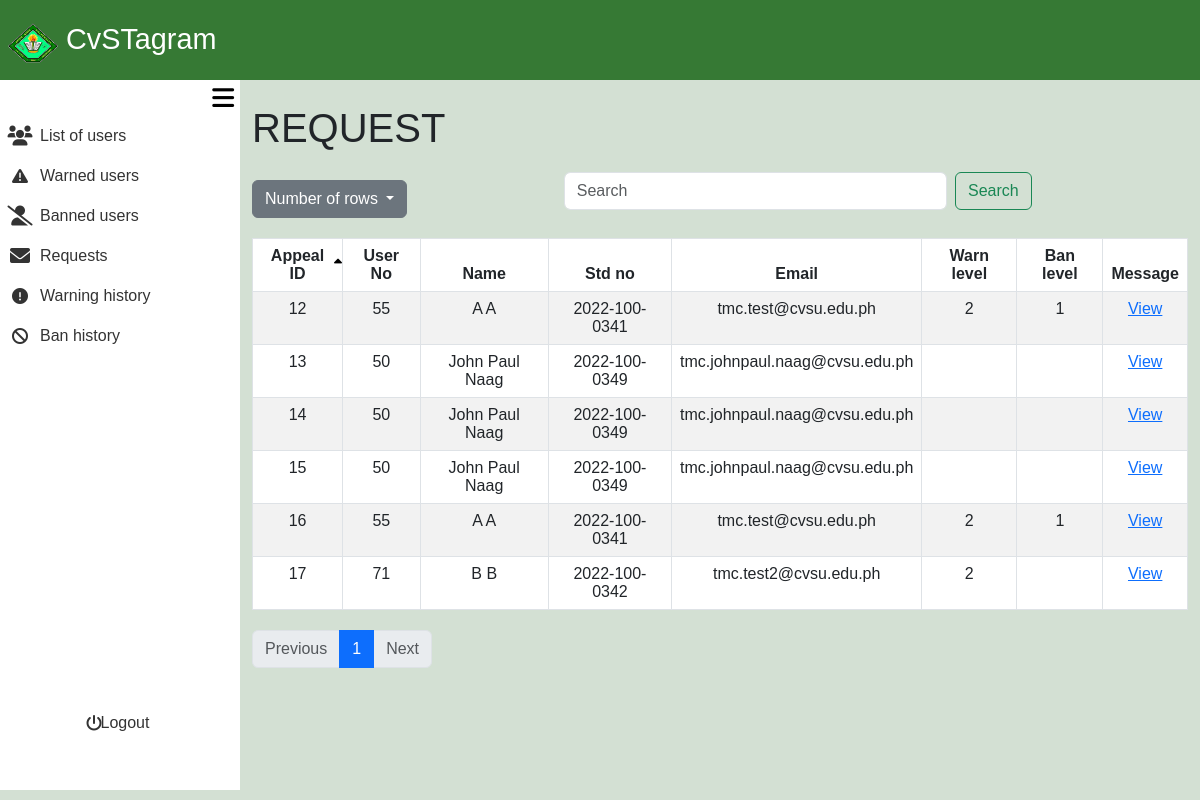
The app's page /admin_area/request.php with its own data.
### tables this page shows
CREATE TABLE `appeal` (
  `appeal_id` int(11) NOT NULL,
  `user_no` int(11) NOT NULL,
  `fname` varchar(255) NOT NULL,
  `lname` varchar(255) NOT NULL,
  `email` varchar(255) NOT NULL,
  `student_no` varchar(13) NOT NULL,
  `appeal_no` int(11) NOT NULL,
  `appeal_message` text DEFAULT NULL,
  `user_ban_no` int(11) DEFAULT NULL,
  `user_warning_no` int(11) DEFAULT NULL,
  `timeStamp` timestamp NOT NULL DEFAULT current_timestamp()
);

### admin_area/request.php (the view, shortened to what this page needs)
<?php
require_once '../include/connect.php';
require_once '../include/bootsrap.php';
?>
<!DOCTYPE html>
<html lang="en">
<head>
    <link rel="stylesheet" href="admin_dashbaord.css?v=<?php echo time(); ?>">
</head>
<body>
<div class="container-fluid screen">
    <div class="container-fluid nav">
        <nav class="navbar">
            <div class="container-fluid navtexticon">
                <a class="navbar-brand px-2" href="#">
                <img src="../images/Cavite_State_University_(CvSU).png" alt="Logo" width="50" height="40" class="d-inline-block align-text-top">
                CvSTagram
                </a>
            </div>
        </nav>
    </div>
    <div class="container-fluid contbody">
    <div class="container-fluid sidenav">
    <div class="container-fluid menubutton">
        <button onclick="toggleSidenav()">
            <i class="fa-solid fa-bars"></i>
        </button>
    </div>
    <div class="container-fluid featurescont">
    <div class="container-fluid buttonlinkside">
                <div class="row">
                        <div class="col">
                            <ul>
                                <li>
                                    <a href="list_of_users.php">
                                        <div class="container-fluid listofusers">
                                            <div class="container-fluid listusericon">
                                                 <i class="fa-solid fa-users fa-lg"></i>
                                            </div>
                                            <div class="container-fluid listofusersname">
                                                List of users
                                            </div>
                                        </div>
                                    </a>
                                </li>
                            </ul>
                        </div>
                    </div>
                    <div class="row">
                        <div class="col">
                            <ul>
                                <li>
                                    <a href="active_warn.php">
                                        <div class="container-fluid listofusers">
                                            <div class="container-fluid listusericon">
                                            <i class="fa-solid fa-triangle-exclamation"></i>
                                            </div>
                                            <div class="container-fluid listofusersname">
                                                Warned users
                                            </div>
                                        </div>
                                    </a>
                                </li>
                            </ul>
                        </div>
                    </div>
                    <div class="row">
                        <div class="col">
                            <ul>
                                <li>
                                    <a href="active_ban.php">
                                        <div class="container-fluid Bannedaccounts">
                                            <div class="container-fluid Bannedaccountsicon">
                                            <i class="fa-solid fa-user-slash fa-lg"></i>
                                            </div>
                                            <div class="container-fluid Bannedaccountsname">
                                                Banned users
                                            </div>
                                        </div>
                                    </a>
                                </li>
                            </ul>
                        </div>
                    </div>
                        <div class="row">
                            <div class="col">
                                <ul>
                                    <li>
                                        <a href="request.php">
                                            <div class="container-fluid Deletedaccounts">
                                                <div class="container-fluid Deletedaccountsicon">
                                                <i class="fa-solid fa-envelope fa-lg"></i>
                                                </div>
                                                <div class="container-fluid Deletedaccountsname">
                                                        Requests
                                                </div>
                                            </div>
                                        </a>
                                    </li>
                                </ul>
                            </div>
                        </div>
                        <div class="row">
                        <div class="col">
                            <ul>
                                <li>
                                    <a href="warned_user.php">
                                        <div class="container-fluid listofusers">
                                            <div class="container-fluid listusericon">
                                            <i class="fa-solid fa-circle-exclamation"></i>
                                            </div>
                                            <div class="container-fluid listofusersname">
                                                Warning history
                                            </div>
                                        </div>
                                    </a>
                                </li>
                            </ul>
                        </div>
                    </div>
                    <div class="row">
                        <div class="col">
                            <ul>
                                <li>
                                    <a href="banned_user.php">
                                        <div class="container-fluid Bannedaccounts">
                                            <div class="container-fluid Bannedaccountsicon">
                                                <i class="fa-solid fa-ban"></i>
                                            </div>
                                            <div class="container-fluid Bannedaccountsname">
                                                Ban history
                                            </div>
                                        </div>
                                    </a>
                                </li>
                            </ul>
                        </div>
                    </div>
                    </div>
        <div class="container-fluid logoutcont">
            <div class="row">
                <div class="col">
                    <ul>
                        <li>
                            <a href="admin_logout.php">
                                <div class="container-fluid Deletedaccounts" style="border-radius: 10px;">
                                    <div class="container-fluid Deletedaccountsicon">
                                        <i class="fa-solid fa-power-off"></i>
                                    </div>
                                    <div class="container-fluid Deletedaccountsname">
                                        Logout
                                    </div>
                                </div>
                            </a>
                        </li>
                    </ul>
                </div>
            </div>
        </div>
    </div>
</div>
        </div>
        <div class="container-fluid content">
        <?php
$search = isset($_GET['search']) ? trim($_GET['search']) : '';
$sort_column = isset($_GET['sort']) ? $_GET['sort'] : 'appeal_id';
$sort_direction = isset($_GET['direction']) && $_GET['direction'] == 'desc' ? 'desc' : 'asc';
$rows_per_page = isset($_GET['rows']) ? intval($_GET['rows']) : 10;
$page = isset($_GET['page']) ? intval($_GET['page']) : 1;
$offset = ($page - 1) * $rows_per_page;
$searchFilter = !empty($search) ? " AND (a.appeal_id LIKE '%$search%' OR a.user_no LIKE '%$search%' OR a.fname LIKE '%$search%' OR a.lname LIKE '%$search%' OR a.email LIKE '%$search%' OR a.student_no LIKE '%$search%')" : "";
$query = "SELECT
    a.appeal_id,
    a.user_no,
    a.fname,
    a.lname,
    a.student_no,
    a.email,
    COALESCE(aw.warning_level, ' ') AS warning_level,
    COALESCE(ab.ban_level, ' ') AS ban_level
FROM
    appeal a
LEFT JOIN
    active_warning aw ON a.user_no = aw.user_no
LEFT JOIN
    active_ban ab ON a.user_no = ab.user_no
    WHERE 1=1 $searchFilter
    ORDER BY $sort_column $sort_direction
    LIMIT $rows_per_page OFFSET $offset
";
$stmt = $con->prepare($query);
$stmt->execute();
$reports = $stmt->get_result();
$totalQuery = "SELECT COUNT(*) AS total FROM appeal";
$totalResult = $con->query($totalQuery);
$totalRecords = $totalResult->fetch_assoc()['total'];
$totalPages = ceil($totalRecords / $rows_per_page);
?>
<div class="container mt-4">
    <h1>REQUEST</h1>
    <div class="container-fluid operations">
        <div class="dropdown">
            <button class="btn btn-secondary dropdown-toggle" type="button" data-bs-toggle="dropdown" aria-expanded="false">
                Number of rows
            </button>
        </div>
        <div class="container-fluid search">
            <form class="d-flex" role="search" style="width: 100%;" method="GET" action="">
                <input class="form-control me-2" type="search" name="search" placeholder="Search" aria-label="Search" value="<?php echo htmlspecialchars($search); ?>">
                <button class="btn btn-outline-success" type="submit">Search</button>
            </form>
        </div>
    </div>
    <table class="table table-bordered table-striped">
        <thead>
            <tr>
                <th scope="col" class="sortable <?php echo ($sort_column == 'appeal_id') ? ($sort_direction == 'asc' ? 'asc' : 'desc') : ''; ?>" onclick="sortTable('appeal_id')">Appeal ID<i class="fa-solid fa-sort-up"></i><i class="fa-solid fa-sort-down"></i></th>
                <th scope="col" class="sortable <?php echo ($sort_column == 'user_no') ? ($sort_direction == 'asc' ? 'asc' : 'desc') : ''; ?>" onclick="sortTable('user_no')">User No</th>
                <th scope="col" class="sortable <?php echo ($sort_column == 'fname') ? ($sort_direction == 'asc' ? 'asc' : 'desc') : ''; ?>" onclick="sortTable('fname')">Name</th>
                <th scope="col" class="sortable <?php echo ($sort_column == 'student_no') ? ($sort_direction == 'asc' ? 'asc' : 'desc') : ''; ?>" onclick="sortTable('student_no')">Std no<i class="fa-solid fa-sort-up"></i><i class="fa-solid fa-sort-down"></i></th>
                <th scope="col" class="sortable <?php echo ($sort_column == 'email') ? ($sort_direction == 'asc' ? 'asc' : 'desc') : ''; ?>" onclick="sortTable('email')">Email</th>
                <th scope="col" class="sortable <?php echo ($sort_column == 'warning_level') ? ($sort_direction == 'asc' ? 'asc' : 'desc') : ''; ?>" onclick="sortTable('warning_level')">Warn level<i class="fa-solid fa-sort-up"></i><i class="fa-solid fa-sort-down"></i></th>
                <th scope="col" class="sortable <?php echo ($sort_column == 'ban_level') ? ($sort_direction == 'asc' ? 'asc' : 'desc') : ''; ?>" onclick="sortTable('ban_level')">Ban level<i class="fa-solid fa-sort-up"></i><i class="fa-solid fa-sort-down"></i></th>
                <th scope="col">Message</th>
            </tr>
        </thead>
        <tbody>
            <?php
            while ($report = $reports->fetch_assoc()): ?>
                <tr>
                    <td><?php echo htmlspecialchars($report['appeal_id']); ?></td>
                    <td><?php echo htmlspecialchars($report['user_no']); ?></td>
                    <td><?php echo htmlspecialchars($report['fname'] . ' ' . $report['lname']); ?></td>
                    <td><?php echo htmlspecialchars($report['student_no']); ?></td>
                    <td><?php echo htmlspecialchars($report['email']); ?></td>
                    <td><?php echo htmlspecialchars($report['warning_level']); ?></td>
                    <td><?php echo htmlspecialchars($report['ban_level']); ?></td>
                    <td><a class="Review_posts text-primary" href="../admin_area/message_request.php?appeal_id=<?php echo htmlspecialchars($report['appeal_id']); ?>">View</a></td>
                </tr>
            <?php endwhile; ?>
        </tbody>
    </table>
    <nav aria-label="Page navigation">
        <ul class="pagination">
            <li class="page-item <?php if ($page <= 1) echo 'disabled'; ?>">
                <a class="page-link" href="?rows=<?php echo $rows_per_page; ?>&page=<?php echo max(1, $page - 1); ?>&sort=<?php echo $sort_column; ?>&direction=<?php echo $sort_direction; ?>">Previous</a>
            </li>
            <?php for ($i = 1; $i <= $totalPages; $i++): ?>
                <li class="page-item <?php if ($i == $page) echo 'active'; ?>">
                    <a class="page-link" href="?rows=<?php echo $rows_per_page; ?>&page=<?php echo $i; ?>&sort=<?php echo $sort_column; ?>&direction=<?php echo $sort_direction; ?>"><?php echo $i; ?></a>
                </li>
            <?php endfor; ?>
            <li class="page-item <?php if ($page >= $totalPages) echo 'disabled'; ?>">
                <a class="page-link" href="?rows=<?php echo $rows_per_page; ?>&page=<?php echo min($totalPages, $page + 1); ?>&sort=<?php echo $sort_column; ?>&direction=<?php echo $sort_direction; ?>">Next</a>
            </li>
        </ul>
    </nav>
</div>
        </div>
    </div>
</body>
</html>

### admin_area/admin_dashbaord.css (style rules this page uses)
body { font-family: Arial, Helvetica, sans-serif; padding: 0; margin: 0; background-color: #D3E0D3; }
ul, li, a { text-decoration: none; list-style-type: none; color: inherit; padding: 0; }
.container-fluid { padding: 0; }
.screen { height: 100vh; width: 100%; display: flex; flex-direction: column; }
.nav { height: 10vh; width: 100%; padding: 0; background-color: #367934; }
.contbody { display: flex; flex: 1; }
.sidenav { position: fixed; top: 10vh; left: 0; height: calc(90vh - 10px); width: 20%; transition: width 0.3s; background-color: #fff; z-index: 1000; }
.navtexticon a { color: #fff; font-size: 1.8rem; }
.menubutton { height: 5%; width: 100%; display: flex; align-items: center; justify-content: flex-end; }
.menubutton button { border: none; background-color: transparent; font-size: 25px; }
.content { margin-left: 20%; width: 80%; transition: width 0.3s, margin-left 0.3s; min-height: 90%; height: auto; }
.featurescont { height: 90%; }
.buttonlinkside { height: 90%; }
.logoutcont { width: 100%; height: 10%; display: flex; align-items: center; justify-content: center; }
.Deletedaccountsname, .Bannedaccountsname, .listofusersname { height: 100%; width: 100%; display: flex; align-items: center; justify-content: flex-start; }
.Deletedaccounts, .Bannedaccounts, .listofusers { transition: background-color 0.3s ease; border-radius: 0 10px 10px 0; flex: 0 0 auto; padding: 0; height: 100%; display: flex; align-items: center; justify-content: flex-start; flex-direction: row; }
.Deletedaccountsicon, .Bannedaccountsicon, .listusericon { width: 20%; height: 100%; display: flex; align-items: center; justify-content: center; }
.Deletedaccounts, .Bannedaccounts, .listofusers { color: #333; }
.table th, .table td { text-align: center; }
.sortable { cursor: pointer; position: relative; }
.sortable i { position: absolute; right: 0; top: 50%; transform: translateY(-50%); margin-left: 10px; font-size: 0.8em; }
.asc i.fa-sort-up { color: black; }
.sortable i { opacity: 0; }
.sortable.asc i.fa-sort-up { opacity: 1; }
.pagination { margin: 20px 0; }
.dropdown { margin: 20px 0; }
.Review_posts { text-decoration: underline; }
.operations { display: flex; }
.search { width: 50%; display: flex; align-items: center; justify-content: center; }

### records on screen
appeal: appeal_id "12", user_no "55", fname+lname "A A", student_no "2022-100-0341", email "tmc.test@cvsu.edu.ph", warning_level "2", ban_level "1"
appeal: appeal_id "13", user_no "50", fname+lname "John Paul Naag", student_no "2022-100-0349", email "tmc.johnpaul.naag@cvsu.edu.ph"
appeal: appeal_id "14", user_no "50", fname+lname "John Paul Naag", student_no "2022-100-0349", email "tmc.johnpaul.naag@cvsu.edu.ph"
appeal: appeal_id "15", user_no "50", fname+lname "John Paul Naag", student_no "2022-100-0349", email "tmc.johnpaul.naag@cvsu.edu.ph"
appeal: appeal_id "16", user_no "55", fname+lname "A A", student_no "2022-100-0341", email "tmc.test@cvsu.edu.ph", warning_level "2", ban_level "1"
appeal: appeal_id "17", user_no "71", fname+lname "B B", student_no "2022-100-0342", email "tmc.test2@cvsu.edu.ph", warning_level "2"
